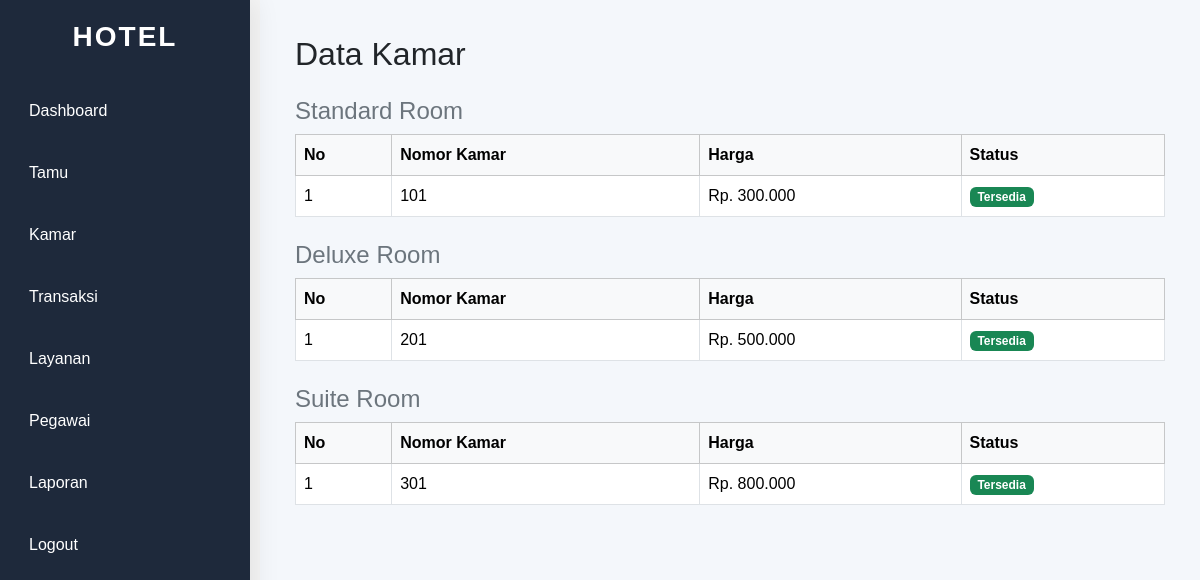
The page /kamar.php (signed in) on the database its author committed.
### tables this page shows
CREATE TABLE `kamar` (
  `id_kamar` int(11) NOT NULL AUTO_INCREMENT,
  `nomor_kamar` varchar(10) DEFAULT NULL,
  `tipe_kamar` varchar(50) DEFAULT NULL,
  `harga` decimal(12,2) DEFAULT NULL,
  `status_kamar` enum('tersedia','terisi') DEFAULT NULL,
  PRIMARY KEY (`id_kamar`)
);

### src/kamar.php (the view, shortened to what this page needs)
<?php
include 'koneksi.php';
include 'template/header.php';
include 'template/sidebar.php';
?>
<div class="content">
    <h2>Data Kamar</h2>
    <h4 class="mt-4 text-secondary">Standard Room</h4>
    <table class="table table-bordered bg-white mb-4">
        <tr class="table-light">
            <th>No</th>
            <th>Nomor Kamar</th>
            <th>Harga</th>
            <th>Status</th>
        </tr>
        <?php
        $no = 1;
        $kamar_standard = mysqli_query($conn, "SELECT * FROM kamar WHERE tipe_kamar='Standard Room'");
        while($data = mysqli_fetch_array($kamar_standard)){
            $badge_color = ($data['status_kamar'] == 'tersedia') ? 'bg-success' : 'bg-danger';
        ?>
        <tr>
            <td><?= $no++; ?></td>
            <td><?= $data['nomor_kamar']; ?></td>
            <td>Rp. <?= number_format($data['harga'], 0, ',', '.'); ?></td>
            <td>
                <span class="badge <?= $badge_color; ?>">
                    <?= ucfirst($data['status_kamar']); ?>
                </span>
            </td>
        </tr>
        <?php } ?>
    </table>
    <h4 class="mt-4 text-secondary">Deluxe Room</h4>
    <table class="table table-bordered bg-white mb-4">
        <tr class="table-light">
            <th>No</th>
            <th>Nomor Kamar</th>
            <th>Harga</th>
            <th>Status</th>
        </tr>
        <?php
        $no = 1;
        $kamar_deluxe = mysqli_query($conn, "SELECT * FROM kamar WHERE tipe_kamar='Deluxe Room'");
        while($data = mysqli_fetch_array($kamar_deluxe)){
            $badge_color = ($data['status_kamar'] == 'tersedia') ? 'bg-success' : 'bg-danger';
        ?>
        <tr>
            <td><?= $no++; ?></td>
            <td><?= $data['nomor_kamar']; ?></td>
            <td>Rp. <?= number_format($data['harga'], 0, ',', '.'); ?></td>
            <td>
                <span class="badge <?= $badge_color; ?>">
                    <?= ucfirst($data['status_kamar']); ?>
                </span>
            </td>
        </tr>
        <?php } ?>
    </table>
    <h4 class="mt-4 text-secondary">Suite Room</h4>
    <table class="table table-bordered bg-white mb-4">
        <tr class="table-light">
            <th>No</th>
            <th>Nomor Kamar</th>
            <th>Harga</th>
            <th>Status</th>
        </tr>
        <?php
        $no = 1;
        $kamar_suite = mysqli_query($conn, "SELECT * FROM kamar WHERE tipe_kamar='Suite Room'");
        while($data = mysqli_fetch_array($kamar_suite)){
            $badge_color = ($data['status_kamar'] == 'tersedia') ? 'bg-success' : 'bg-danger';
        ?>
        <tr>
            <td><?= $no++; ?></td>
            <td><?= $data['nomor_kamar']; ?></td>
            <td>Rp. <?= number_format($data['harga'], 0, ',', '.'); ?></td>
            <td>
                <span class="badge <?= $badge_color; ?>">
                    <?= ucfirst($data['status_kamar']); ?>
                </span>
            </td>
        </tr>
        <?php } ?>
    </table>
</div>
<?php include 'template/footer.php'; ?>

### src/asset/css/style.css (style rules this page uses)
body { margin:0; font-family:Arial, Helvetica, sans-serif; background:#f5f5f5; }
.content { margin-left:260px; padding:35px; background:#f4f7fb; min-height:100vh; }

### rows shown on the page
kamar: nomor_kamar "101", harga "300.000", status_kamar "Tersedia"
kamar: nomor_kamar "201", harga "500.000", status_kamar "Tersedia"
kamar: nomor_kamar "301", harga "800.000", status_kamar "Tersedia"
